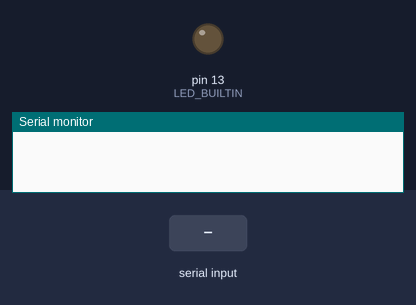
Bench run of a sketch on a simulated Arduino Uno, built with avr-gcc and run on an emulated ATmega328P. On the bench: output pins drawn as LEDs (lit = HIGH), the last lines printed to the serial monitor. The test bench sets the inputs (shaded band).

Above: at 1.2 s.
1.3 s: "B" received over the second serial link
At 2.5 s:
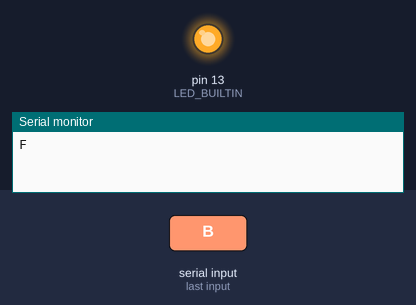
2.8 s: "F" received over the second serial link
At 3.9 s:
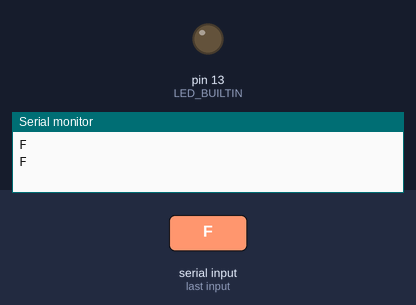
Timing chart, 0 to 5.8 s (numbered marks = the images above; inputs shaded):
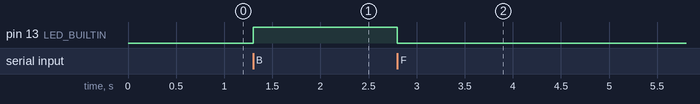

The sketch:

robot.ino
```cpp
#include <SoftwareSerial.h>

SoftwareSerial BTSerial(2, 3); // RX, TX pins for Bluetooth communication


int leftMotorSpeed = 0;
int rightMotorSpeed = 0;

void setup() {
  Serial.begin(9600); // Start serial communication
  BTSerial.begin(9600); // Start Bluetooth serial communication
  // Initialize motor control pins or any other necessary setup

  // test
  pinMode(LED_BUILTIN, OUTPUT);
}


void loop() {
  if (BTSerial.available()) {
    char command = BTSerial.read(); // Read incoming command from Bluetooth

    // Perform actions based on the received command
    switch(command) {
      case 'F':
        leftMotorSpeed = 100; // Example speed values, adjust as needed
        rightMotorSpeed = 100;
        digitalWrite(LED_BUILTIN, LOW);
        Serial.println("F");
        break;
      case 'B':
        leftMotorSpeed = -100; // Example speed values, adjust as needed
        rightMotorSpeed = -100;
        digitalWrite(LED_BUILTIN, HIGH);
        Serial.println("F");
        break;
      case 'L':
        leftMotorSpeed = 80; // Example speed values, adjust as needed
        rightMotorSpeed = 120;
        Serial.println("F");
        break;
      case 'R':
        leftMotorSpeed = 120; // Example speed values, adjust as needed
        rightMotorSpeed = 80;
        Serial.println("F");
        break;
      default:
        leftMotorSpeed = 0;
        rightMotorSpeed = 0;
        break;
    }

    // Send motor speed values to control the motors
    // Code to control motors based on leftMotorSpeed and rightMotorSpeed
  }
}
```

Measured:
- after the input at 1.3 s, pin 13 (LED_BUILTIN): LOW → HIGH at once
- after the input at 2.8 s, pin 13 (LED_BUILTIN): HIGH → LOW at once
